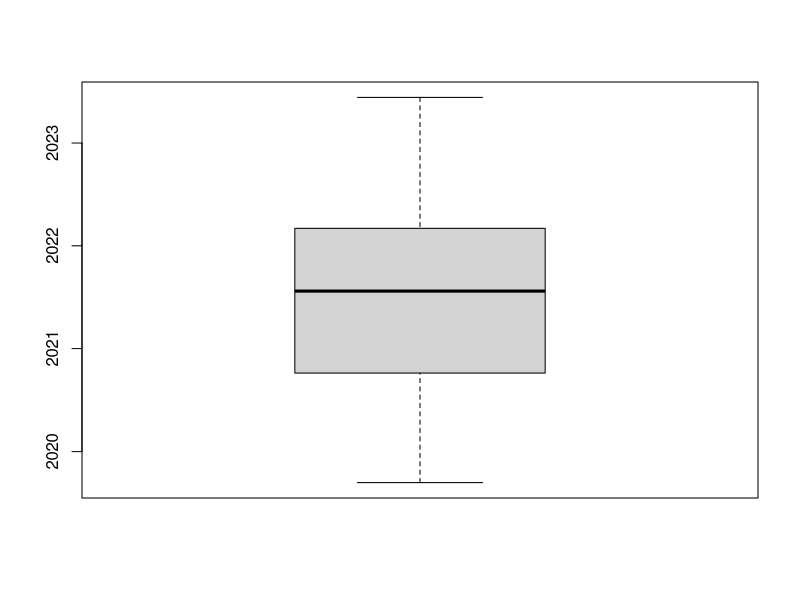
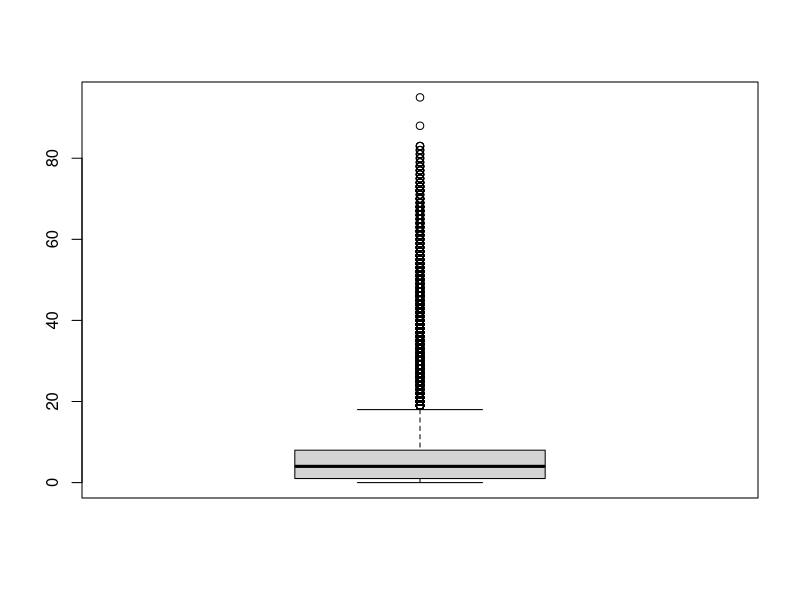
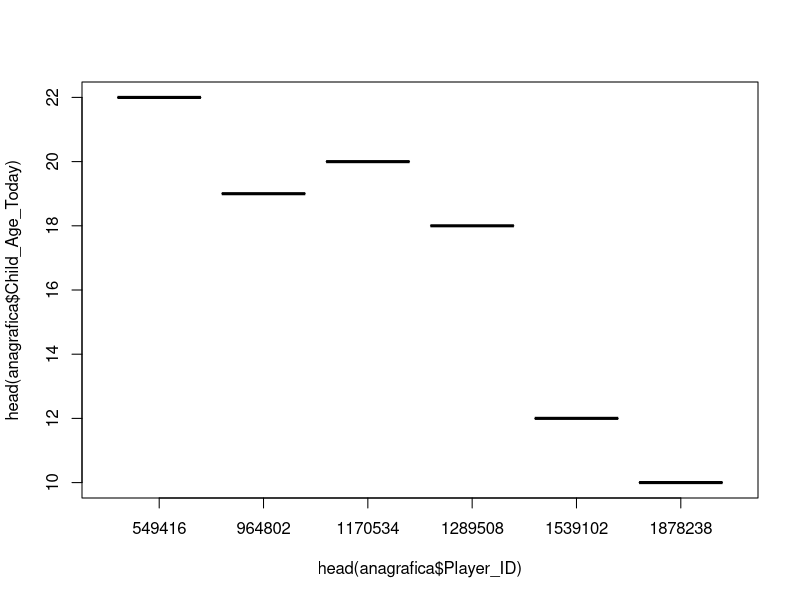

Generate these figures, in order, with R: (Note: this script raises an error after producing the figures.)
library(dplyr)
library(tidyr)
library(lubridate)
library(ggplot2)

# Importing Data Sets-------------------------------------------------------------------------
#prodotti_caricati <- read.csv("C:/Users/mazam/OneDrive/Desktop/statical data analysis/folder/business_game_napoli_csv/prodotti_caricati.csv", header = T, na.strings = c(" ",""))
#premi_mamme <- read.csv("C:/Users/mazam/OneDrive/Desktop/statical data analysis/folder/business_game_napoli_csv/premi_mamme.csv", header = T, na.strings = c(" ",""))
#missioni_players <- read.csv("C:/Users/mazam/OneDrive/Desktop/statical data analysis/folder/business_game_napoli_csv/missioni_players.csv", header = T, na.strings = c(" ",""))
#conversione_ean_prodotto <- read.csv("C:/Users/mazam/OneDrive/Desktop/statical data analysis/folder/business_game_napoli_csv/conversione_ean_prodotto.csv", header = T, na.strings = c(" ",""))
anagrafica <- read.csv("DataSet/business_game_napoli_csv/anagrafica.csv", header = T, na.strings = c(" ",""))

# Applying Data cleaning of anagraphica------------------------------------------------------
names(anagrafica)<-c("Player_ID","REG_Date_Customer","D.O.B_Child","Child_Age_Today","Child_Age_at_Registration","Province","Province_Initials","Town","Region")

anagrafica$D.O.B_Child <- as.Date(anagrafica$D.O.B_Child, "%Y-%m-%d")

anagrafica$REG_Date_Customer<-strptime(anagrafica$REG_Date_Customer,"%Y-%m-%d")
#anagrafica$D.O.B_Child<-strptime(anagrafica$D.O.B_Child,"%Y-%m-%d")

anagrafica$Child_Age_Today<-as.numeric(anagrafica$Child_Age_Today)
anagrafica$Child_Age_Today<-abs(anagrafica$Child_Age_Today)

anagrafica$Child_Age_at_Registration<-as.numeric(anagrafica$Child_Age_at_Registration)
anagrafica$Child_Age_at_Registration<-abs(anagrafica$Child_Age_at_Registration)


#anagrafica%>%
 # mutate(D.O.B_Child = as.Date(anagrafica$D.O.B_Child))%>%
  #complete(D.O.B_Child = seq.Date(min(D.O.B_Child), max(D.O.B_Child), by="day"))

anagrafica <- anagrafica%>%
  mutate(across(D.O.B_Child, ~replace_na(., max(D.O.B_Child, na.rm = TRUE))))

anagrafica <- anagrafica%>%
  mutate(across(Child_Age_Today, ~replace_na(., mean(Child_Age_Today, na.rm = TRUE))))

anagrafica <- anagrafica%>%
  mutate(across(Child_Age_at_Registration, 
                ~replace_na(., mean(Child_Age_at_Registration, na.rm = TRUE))))


anagrafica$Child_Age_Today <- as.integer(anagrafica$Child_Age_Today)
anagrafica$Child_Age_at_Registration <- as.integer(anagrafica$Child_Age_at_Registration)

#View(anagrafica)

class(anagrafica$Player_ID)
class(anagrafica$REG_Date_Customer)
class(anagrafica$D.O.B_Child)
class(anagrafica$Child_Age_Today)
class(anagrafica$Child_Age_at_Registration)
class(anagrafica$Province)
class(anagrafica$Province_Initials)
class(anagrafica$Town)
class(anagrafica$Region)


sum(is.na(anagrafica$Player_ID))
sum(is.na(anagrafica$REG_Date_Customer))
sum(is.na(anagrafica$D.O.B_Child))
sum(is.na(anagrafica$Child_Age_Today))
sum(is.na(anagrafica$Child_Age_at_Registration))
sum(is.na(anagrafica$Province_Initials))
sum(is.na(anagrafica$Town))
sum(is.na(anagrafica$Region))

summary(anagrafica)

## Outlier Detections
boxplot(anagrafica$D.O.B_Child)
boxplot(anagrafica$Child_Age_at_Registration)
boxplot(head(anagrafica$Child_Age_Today) ~ head(anagrafica$Player_ID))


# Applying Data cleaning / Pre-processing of conversione_ean_prodotto---------------------
names(conversione_ean_prodotto)<-c("EAN","Product_Details","Product_Type","Category_Type","TIER")

conversione_ean_prodotto$TIER<-as.factor(conversione_ean_prodotto$TIER)

View (conversione_ean_prodotto)
class(conversione_ean_prodotto$EAN)
class(conversione_ean_prodotto$Product_Details)
class(conversione_ean_prodotto$Product_Type)
class(conversione_ean_prodotto$Category_Type)
class(conversione_ean_prodotto$TIER)
levels(conversione_ean_prodotto$TIER)



# Applying Data Cleaning / Pre-processing to missioni_players------------------------------
names(missioni_players)<- c("Player_ID", "Mission_Details","Unique_Mission_ID","Type","Sub_Type","Mission_Points","Mission_Date_Time")

missioni_players$Mission_Details<-as.integer(missioni_players$Mission_Details)
missioni_players$Unique_Mission_ID<-as.integer(missioni_players$Unique_Mission_ID)
missioni_players$Mission_Points<-as.integer(missioni_players$Mission_Points)
missioni_players$Mission_Date_Time<-strptime(missioni_players$Mission_Date_Time,"%Y-%m-%d%H:%M:%S")
missioni_players$Sub_Type<-as.factor(missioni_players$Sub_Type)

class(missioni_players$Player_ID)
class(missioni_players$Mission_Details)
class(missioni_players$Unique_Mission_ID)
class(missioni_players$Type)
class(missioni_players$Sub_Type)
levels(missioni_players$Sub_Type)
class(missioni_players$Mission_Points)
class(missioni_players$Mission_Date_Time)
#View (missioni_players)

# Applying Data Cleaning / Pre-processing to premi_mamme------------------------------
names(premi_mamme)<-c("Price_Request_Date","Player_ID","Prize_Name","Required_Points_for_Prize","Prize_Type","Prize_Format","Delivery_Mode")

premi_mamme$Price_Request_Date<-strptime(premi_mamme$Price_Request_Date,"%Y-%m-%d")
premi_mamme$Player_ID<-as.integer(premi_mamme$Player_ID)
premi_mamme$Prize_Type<-as.factor(premi_mamme$Prize_Type)
premi_mamme$Prize_Format<-as.factor(premi_mamme$Prize_Format)
premi_mamme$Delivery_Mode<-as.factor(premi_mamme$Delivery_Mode)

class(premi_mamme$Price_Request_Date)
class(premi_mamme$Player_ID)
class(premi_mamme$Prize_Name) 
class(premi_mamme$Required_Points_for_Prize)
class(premi_mamme$Prize_Type)
levels(premi_mamme$Prize_Type)
class(premi_mamme$Prize_Format)
levels(premi_mamme$Prize_Format)
class(premi_mamme$Delivery_Mode)
levels(premi_mamme$Delivery_Mode)
View (premi_mamme)



# Applying Data Cleaning /Preprocessing to prodotti_caricati-------------------------------------
names(prodotti_caricati)<-c("Player_ID","Mission_Details","Product_Points","Product_Upload_Date","EAN")

prodotti_caricati$Product_Upload_Date<-strptime(prodotti_caricati$Product_Upload_Date,"%Y-%m-%d %H:%M:%S")

class(prodotti_caricati$Player_ID)
class(prodotti_caricati$Mission_Details)
class(prodotti_caricati$Product_Points)
class(prodotti_caricati$Product_Upload_Date)
class(prodotti_caricati$EAN)
View (prodotti_caricati)